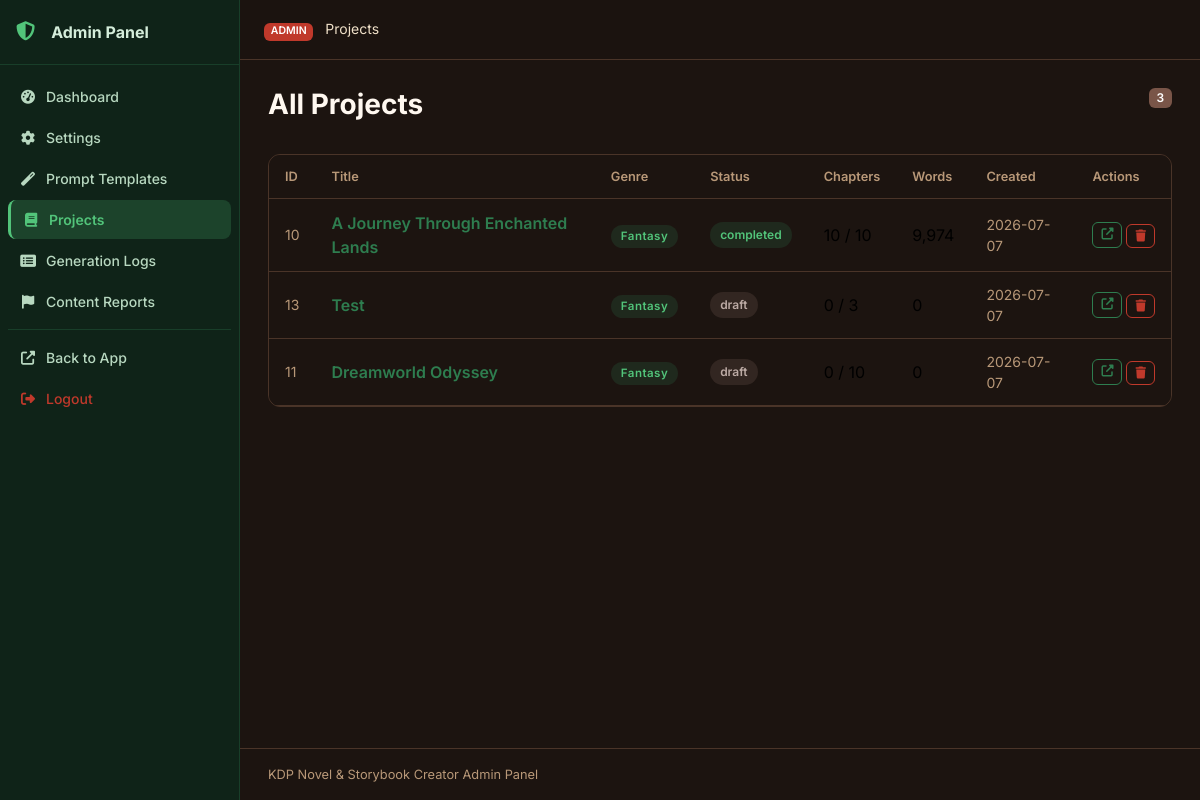
Page /julisunkan/projects (signed in) on the earlier database version.
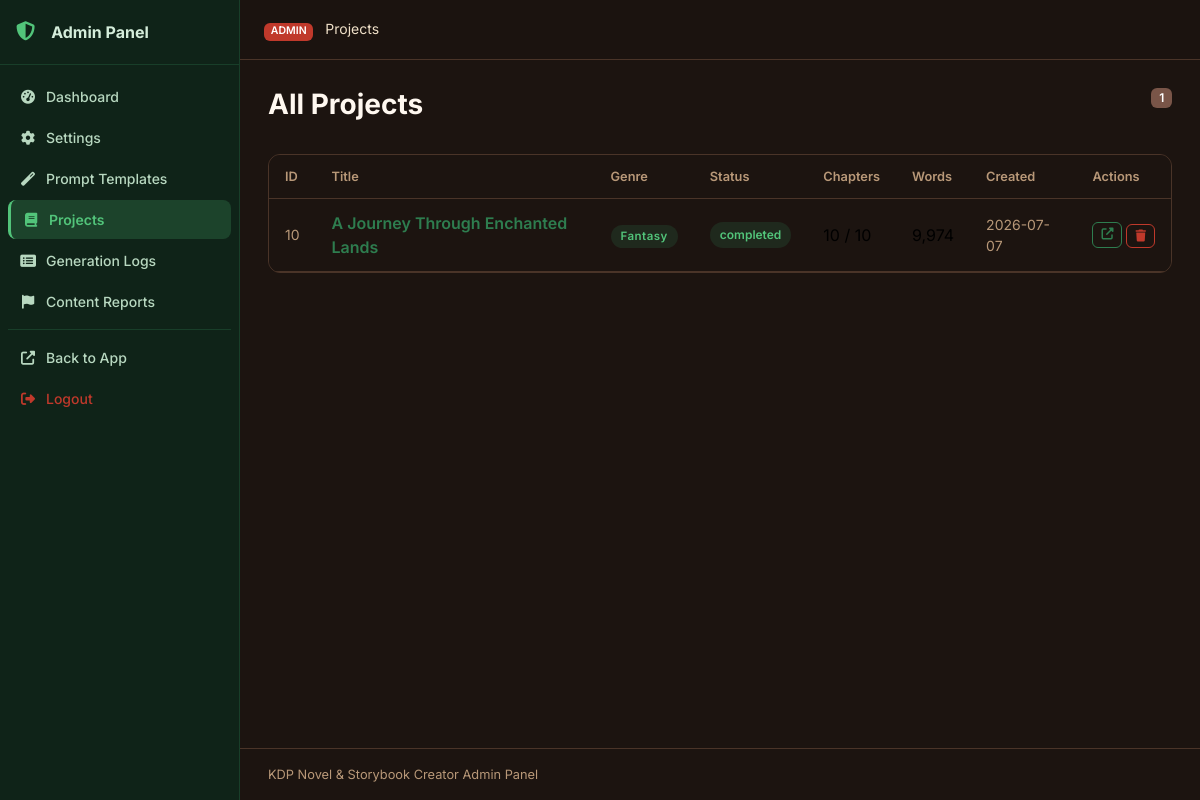
Same page on the later database version.
### tables this page shows
CREATE TABLE projects (
    id INTEGER PRIMARY KEY AUTOINCREMENT,
    title TEXT NOT NULL,
    subtitle TEXT DEFAULT '',
    genre TEXT DEFAULT 'Fantasy',
    audience TEXT DEFAULT 'Adult',
    description TEXT DEFAULT '',
    language TEXT DEFAULT 'English',
    story_type TEXT DEFAULT 'Novel',
    writing_style TEXT DEFAULT 'Descriptive',
    point_of_view TEXT DEFAULT 'Third Person Limited',
    tense TEXT DEFAULT 'Past',
    tone TEXT DEFAULT 'Adventurous',
    num_chapters INTEGER DEFAULT 10,
    words_per_chapter INTEGER DEFAULT 2000,
    creativity_level TEXT DEFAULT 'balanced',
    temperature REAL DEFAULT 0.7,
    top_p REAL DEFAULT 0.9,
    max_tokens INTEGER DEFAULT 4096,
    status TEXT DEFAULT 'draft',
    current_chapter INTEGER DEFAULT 0,
    total_words INTEGER DEFAULT 0,
    cover_prompt TEXT DEFAULT '',
    include_images INTEGER DEFAULT 0,
    images_per_chapter INTEGER DEFAULT 1,
    image_style TEXT DEFAULT 'Realistic',
    created_at TIMESTAMP DEFAULT CURRENT_TIMESTAMP,
    updated_at TIMESTAMP DEFAULT CURRENT_TIMESTAMP
);

### routes/admin.py (the view)
@bp.route('/projects')
@admin_required
def projects():
    db = get_db()
    all_projects = db.execute('SELECT * FROM projects ORDER BY updated_at DESC').fetchall()
    return render_template('admin/projects.html', projects=all_projects)

### database/__init__.py (called while the page is built)
def get_db():
    if 'db' not in g:
        db_path = current_app.config['DATABASE']
        os.makedirs(os.path.dirname(db_path), exist_ok=True)
        g.db = sqlite3.connect(db_path)
        g.db.row_factory = sqlite3.Row
        g.db.execute('PRAGMA foreign_keys = ON')
        g.db.execute('PRAGMA journal_mode = WAL')
    return g.db

### utils/helpers.py (called while the page is built)
def admin_required(f):
    @wraps(f)
    def decorated(*args, **kwargs):
        if not session.get('admin_logged_in'):
            return redirect(url_for('admin.login'))
        return f(*args, **kwargs)
    return decorated

def get_setting(db, key, default=''):
    row = db.execute('SELECT value FROM settings WHERE key = ?', (key,)).fetchone()
    return row['value'] if row else default

### templates/admin/projects.html (shortened to what this page needs)
{% extends "admin/base.html" %}
{% block breadcrumb %}Projects{% endblock %}
{% block admin_content %}
<div class="page-header">
  <h1 class="page-title">All Projects</h1>
  <span class="badge bg-secondary">{{ projects | length }}</span>
</div>
<div class="card data-card">
  <div class="card-body p-0">
    <div class="table-responsive">
      <table class="table table-hover align-middle mb-0">
        <thead>
          <tr>
            <th>ID</th><th>Title</th><th>Genre</th><th>Status</th>
            <th>Chapters</th><th>Words</th><th>Created</th><th>Actions</th>
          </tr>
        </thead>
        <tbody>
          {% for p in projects %}
          <tr>
            <td class="text-muted small">{{ p.id }}</td>
            <td>
              <a href="{{ url_for('projects.project_detail', project_id=p.id) }}" class="fw-600 text-decoration-none">
                {{ p.title[:40] }}
              </a>
            </td>
            <td><span class="genre-badge genre-{{ p.genre | lower | replace(' ', '-') | replace('/', '-') }}">{{ p.genre }}</span></td>
            <td><span class="status-pill status-{{ p.status }}">{{ p.status }}</span></td>
            <td>{{ p.current_chapter }} / {{ p.num_chapters }}</td>
            <td>{{ '{:,}'.format(p.total_words) }}</td>
            <td class="text-muted small">{{ p.created_at[:10] if p.created_at else '—' }}</td>
            <td>
              <div class="d-flex gap-1">
                <a href="{{ url_for('projects.project_detail', project_id=p.id) }}" class="btn btn-xs btn-outline-primary">
                  <i class="fas fa-external-link-alt"></i>
                </a>
                <form method="POST" action="{{ url_for('admin.delete_project', project_id=p.id) }}" style="display:inline">
                  <button class="btn btn-xs btn-outline-danger" onclick="return confirm('Delete?')">
                    <i class="fas fa-trash"></i>
                  </button>
                </form>
              </div>
            </td>
          </tr>
          {% endfor %}
        </tbody>
      </table>
    </div>
  </div>
</div>
{% endblock %}

Differences in the rows shown:
removed projects: id "13", title "Test", genre "Fantasy", status "draft", current_chapter "0", num_chapters "3", total_words "0", created_at "2026-07-07"
removed projects: id "11", title "Dreamworld Odyssey", genre "Fantasy", status "draft", current_chapter "0", num_chapters "10", total_words "0", created_at "2026-07-07"
Other differences:
{{ projects | length }}: "3" → "1"
